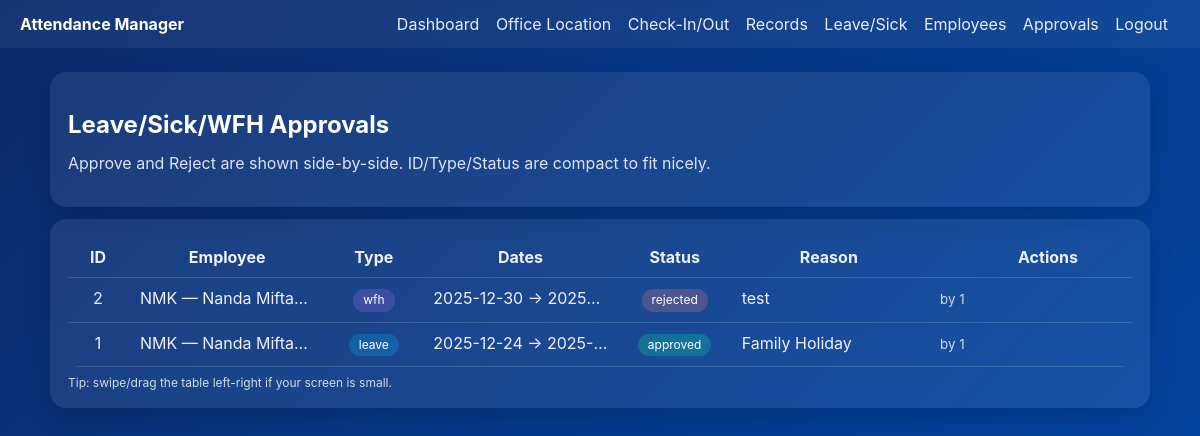
Page /leave/approvals (signed in) on the earlier database version.
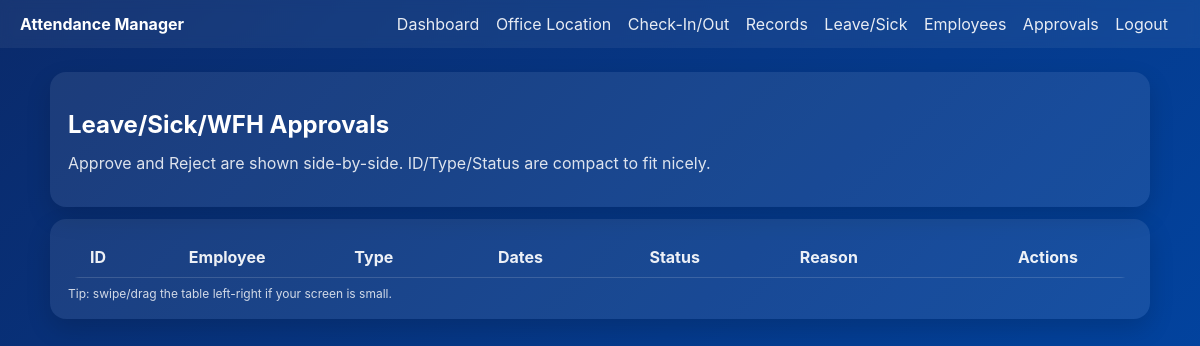
Same page on the later database version.
### models.py (models this page shows)
class LeaveRequest(db.Model):
    __tablename__ = "leave_requests"
    id = db.Column(db.Integer, primary_key=True)
    employee_id = db.Column(db.Integer, db.ForeignKey("employees.id"), nullable=False)
    type = db.Column(db.String(20), nullable=False)  # leave/sick/wfh
    start_date = db.Column(db.Date, nullable=False)
    end_date = db.Column(db.Date, nullable=False)
    reason = db.Column(db.String(255))
    status = db.Column(db.String(20), default="pending")  # pending/approved/rejected
    approved_by = db.Column(db.Integer, db.ForeignKey("users.id"))
    created_at = db.Column(db.DateTime, default=datetime.utcnow)
    updated_at = db.Column(db.DateTime, default=datetime.utcnow, onupdate=datetime.utcnow)
    employee = db.relationship("Employee", backref="leave_requests")

class Employee(db.Model):
    __tablename__ = "employees"
    id = db.Column(db.Integer, primary_key=True)
    code = db.Column(db.String(20), unique=True, nullable=False)
    name = db.Column(db.String(120), nullable=False)
    email = db.Column(db.String(120), unique=True)
    dept = db.Column(db.String(80))
    is_active = db.Column(db.Boolean, default=True)
    user_id = db.Column(db.Integer, db.ForeignKey("users.id"))
    user = db.relationship("User", backref=db.backref("employee", uselist=False))
    shift_id = db.Column(db.Integer, db.ForeignKey("shifts.id"))
    shift = db.relationship("Shift", backref="employees")

### app.py (the view)
@app.get("/leave/approvals")
@login_required
def leave_approvals():
    if current_user.role != "admin":
        flash("Admins only", "warning")
        return redirect(url_for("dashboard"))
    rows = LeaveRequest.query.order_by(LeaveRequest.created_at.desc()).all()
    return render_template("approvals.html", rows=rows)

### app.py (called while the page is built)
@login_manager.user_loader
def load_user(user_id):
    return User.query.get(int(user_id))

### templates/approvals.html (shortened to what this page needs)
{% extends 'base.html' %}
{% block content %}
<div class="card">
  <h2>Leave/Sick/WFH Approvals</h2>
  <p style="opacity:.85;margin-top:-6px;">
    Approve and Reject are shown side-by-side. ID/Type/Status are compact to fit nicely.
  </p>
</div>
<div class="card" style="margin-top:12px;">
  <div class="tablewrap">
    <table class="table table-fixed">
      <thead>
        <tr>
          <th class="col-id">ID</th>
          <th class="col-emp">Employee</th>
          <th class="col-type">Type</th>
          <th class="col-dates">Dates</th>
          <th class="col-status">Status</th>
          <th class="col-reason">Reason</th>
          <th class="col-actions">Actions</th>
        </tr>
      </thead>
      <tbody>
        {% for r in rows %}
        <tr>
          <td class="col-id">{{ r.id }}</td>
          <td class="truncate col-emp" title="{{ r.employee.code }} — {{ r.employee.name }}">
            {{ r.employee.code }} — {{ r.employee.name }}
          </td>
          <td class="col-type">
            <span class="badge badge-{{ r.type }}">{{ r.type }}</span>
          </td>
          <td class="col-dates">
            {{ r.start_date }} → {{ r.end_date }}
          </td>
          <td class="col-status">
            <span class="badge badge-status badge-{{ r.status }}">{{ r.status }}</span>
          </td>
          <td class="truncate col-reason" title="{{ r.reason or '' }}">
            {{ r.reason or '' }}
          </td>
          <td class="actions-cell col-actions">
            {% if r.status == 'pending' %}
              <div class="actions-row">
                <form method="post" action="{{ url_for('leave_approve', rid=r.id) }}">
                  <button class="btn" type="submit">✓ Approve</button>
                </form>
                <form method="post"
                      action="{{ url_for('leave_reject', rid=r.id) }}"
                      onsubmit="return confirm('Reject request #{{ r.id }} ({{ r.employee.code }} — {{ r.employee.name }})?');">
                  <button class="btn btn-outline-danger" type="submit">✕ Reject</button>
                </form>
              </div>
            {% else %}
              <small style="opacity:.85;">by {{ r.approved_by or '-' }}</small>
            {% endif %}
          </td>
        </tr>
        {% endfor %}
      </tbody>
    </table>
  </div>
  <div style="opacity:.8; font-size:12px; margin-top:8px;">
    Tip: swipe/drag the table left-right if your screen is small.
  </div>
</div>
{% endblock %}

Differences in the rows shown:
removed LeaveRequest: id "2", employee.code "NMK", employee.name "Nanda Mifta…", type "wfh", start_date "2025-12-30", end_date "2025…", status "rejected", reason "test", approved_by "1"
removed LeaveRequest: id "1", employee.code "NMK", employee.name "Nanda Mifta…", type "leave", start_date "2025-12-24", end_date "2025-…", status "approved", reason "Family Holiday", approved_by "1"
